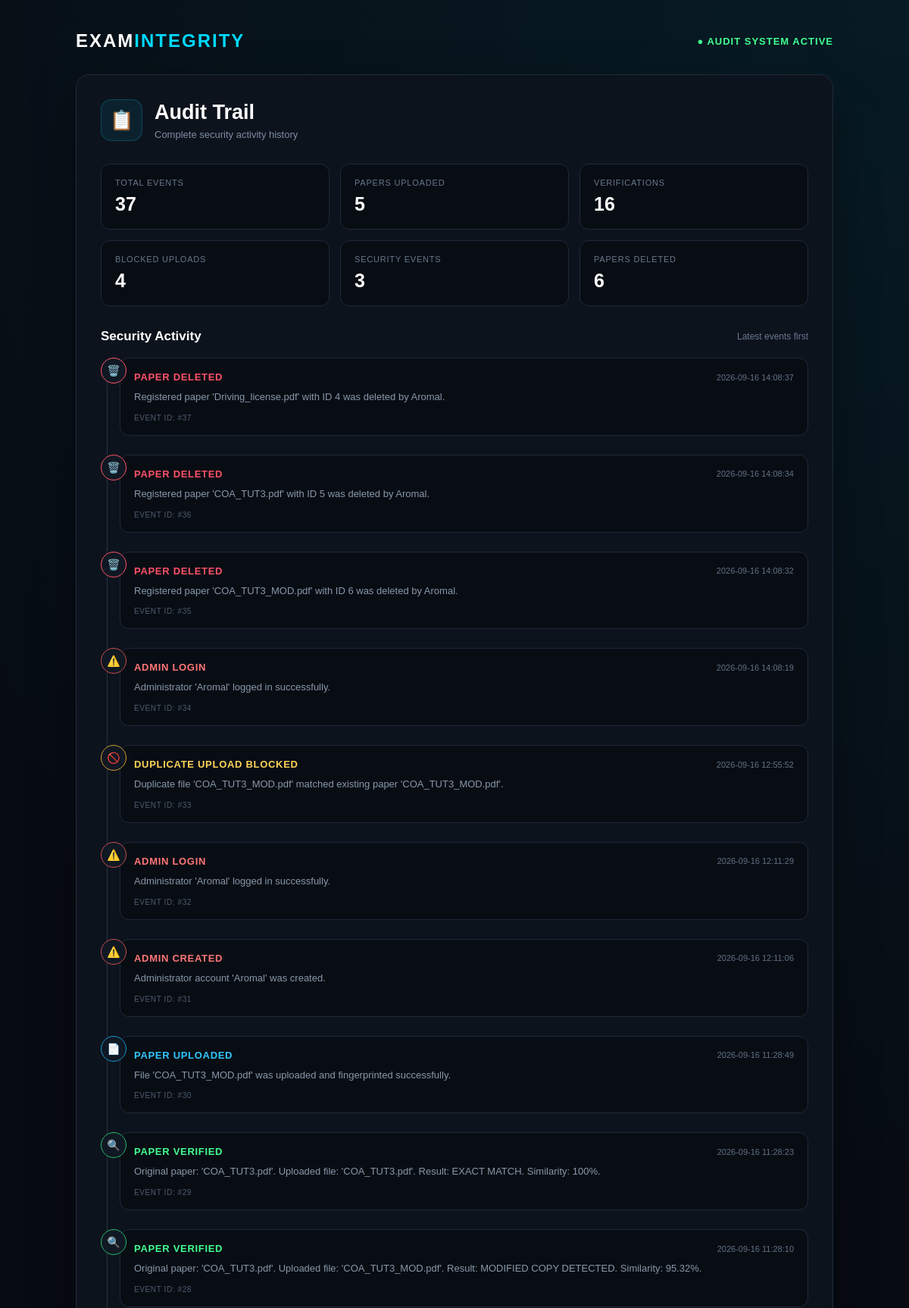
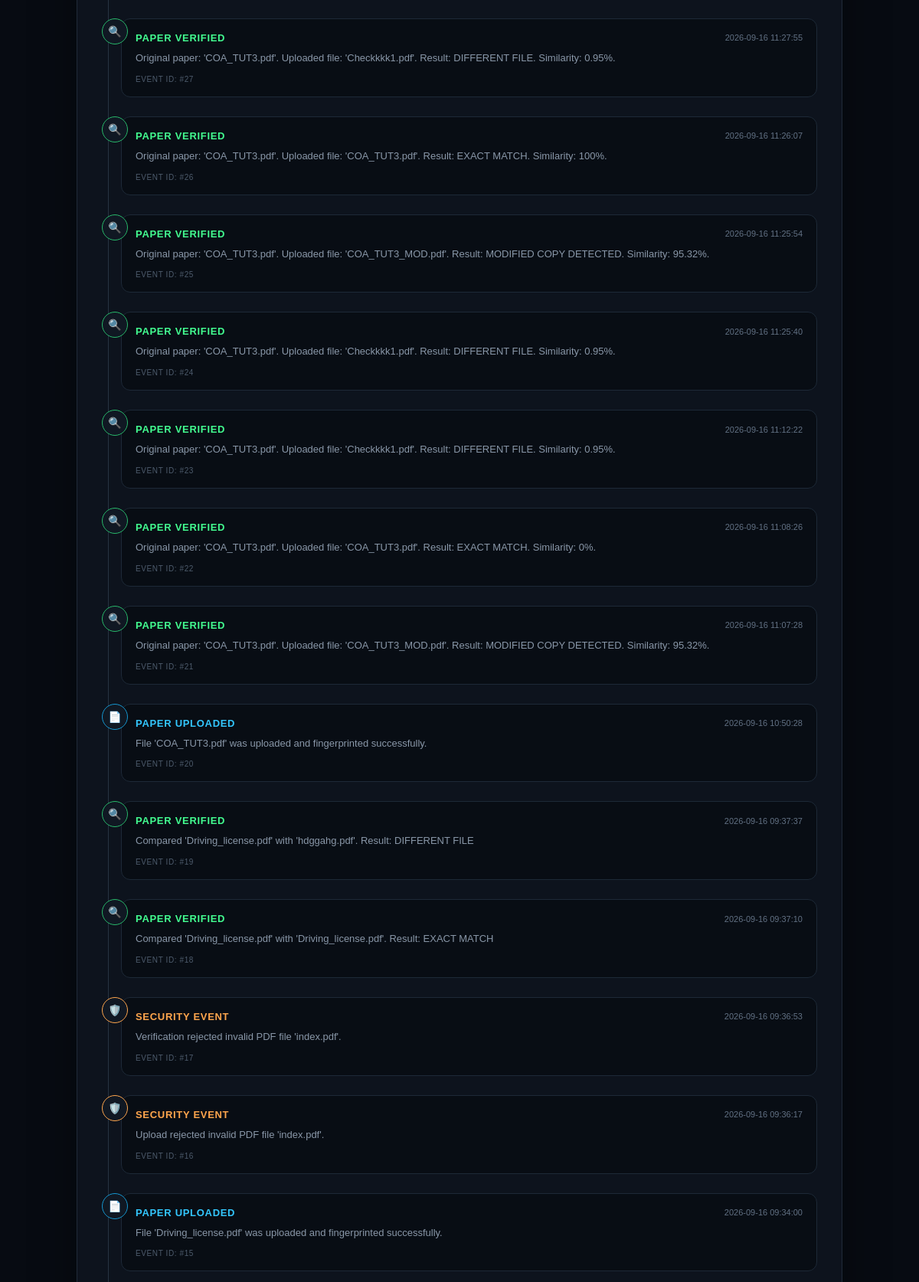
Page /audit-trail (upper part) on the committed database (2 pictures, top to bottom).
### tables this page shows
CREATE TABLE audit_logs (
            id INTEGER PRIMARY KEY AUTOINCREMENT,
            action TEXT NOT NULL,
            details TEXT NOT NULL,
            created_at TEXT NOT NULL
        );

### app.py (the view)
@app.route("/audit-trail")
def audit_trail():
    conn = get_db_connection()
    audit_logs = conn.execute(
        "SELECT * FROM audit_logs ORDER BY id DESC"
    ).fetchall()
    conn.close()
    return render_template(
        "audit_trail.html",
        audit_logs=audit_logs
    )

### app.py (called while the page is built)
def get_db_connection():
    conn = sqlite3.connect(DATABASE_FILE)
    conn.row_factory = sqlite3.Row
    return conn

### templates/audit_trail.html (shortened to what this page needs)
<!DOCTYPE html>
<html lang="en">
<head>
</head>
<body>
    <div class="page">
        <div class="container">
            <div class="top-header">
                <div class="brand">
                    EXAM<span>INTEGRITY</span>
                </div>
                <div class="status">
                    ● AUDIT SYSTEM ACTIVE
                </div>
            </div>
            <div class="main-card">
                <div class="title-section">
                    <div class="title-left">
                        <div class="audit-icon">
                            📋
                        </div>
                        <div class="title-text">
                            <h1>Audit Trail</h1>
                            <p>
                                Complete security activity history
                            </p>
                        </div>
                    </div>
                </div>
                <div class="summary-grid">
                    <div class="summary-card">
                        <div class="summary-label">
                            Total Events
                        </div>
                        <div class="summary-number">
                            {{ audit_logs|length }}
                        </div>
                    </div>
                    <div class="summary-card">
                        <div class="summary-label">
                            Papers Uploaded
                        </div>
                        <div class="summary-number">
                            {{ audit_logs
                               |selectattr("action", "equalto", "PAPER UPLOADED")
                               |list
                               |length }}
                        </div>
                    </div>
                    <div class="summary-card">
                        <div class="summary-label">
                            Verifications
                        </div>
                        <div class="summary-number">
                            {{ audit_logs
                               |selectattr("action", "equalto", "PAPER VERIFIED")
                               |list
                               |length }}
                        </div>
                    </div>
                    <div class="summary-card">
                        <div class="summary-label">
                            Blocked Uploads
                        </div>
                        <div class="summary-number">
                            {{ audit_logs
                               |selectattr("action", "equalto", "DUPLICATE UPLOAD BLOCKED")
                               |list
                               |length }}
                        </div>
                    </div>
                    <div class="summary-card">
                        <div class="summary-label">
                            Security Events
                        </div>
                        <div class="summary-number">
                            {{ audit_logs
                               |selectattr("action", "equalto", "SECURITY EVENT")
                               |list
                               |length }}
                        </div>
                    </div>
                    <div class="summary-card">
                        <div class="summary-label">
                            Papers Deleted
                        </div>
                        <div class="summary-number">
                            {{ audit_logs
                               |selectattr("action", "equalto", "PAPER DELETED")
                               |list
                               |length }}
                        </div>
                    </div>
                </div>
                <div class="activity-header">
                    <h2>Security Activity</h2>
                    <span>
                        Latest events first
                    </span>
                </div>
                {% if audit_logs %}
                <div class="timeline">
                    {% for log in audit_logs %}
                    {% if log["action"] == "PAPER UPLOADED" %}
                        <div class="audit-entry event-upload">
                            <div class="event-icon">📄</div>
                    {% elif log["action"] == "PAPER VERIFIED" %}
                        <div class="audit-entry event-verified">
                            <div class="event-icon">🔍</div>
                    {% elif log["action"] == "PAPER DELETED" %}
                        <div class="audit-entry event-deleted">
                            <div class="event-icon">🗑️</div>
                    {% elif log["action"] == "DUPLICATE UPLOAD BLOCKED" %}
                        <div class="audit-entry event-duplicate">
                            <div class="event-icon">🚫</div>
                    {% elif log["action"] == "SECURITY EVENT" %}
                        <div class="audit-entry event-security">
                            <div class="event-icon">🛡️</div>
                    {% else %}
                        <div class="audit-entry event-error">
                            <div class="event-icon">⚠️</div>
                    {% endif %}
                            <div class="event-card">
                                <div class="event-top">
                                    <div class="event-name">
                                        {{ log["action"] }}
                                    </div>
                                    <div class="event-time">
                                        {{ log["created_at"] }}
                                    </div>
                                </div>
                                <div class="event-details">
                                    {{ log["details"] }}
                                </div>
                                <div class="event-id">
                                    EVENT ID: #{{ log["id"] }}
                                </div>
                            </div>
                        </div>
                    {% endfor %}
                </div>
                {% endif %}
            </div>
        </div>
    </div>
</body>
</html>

### templates/audit_trail.html (style rules this page uses)
* { box-sizing: border-box; margin: 0; padding: 0; }
body { font-family: Arial, sans-serif; background: radial-gradient( circle at top right, rgba(0, 217, 255, 0.08), transparent 30% ), #070b12; color: #ffffff; min-height: 100vh; }
.page { width: 100%; min-height: 100vh; padding: 40px 20px; display: flex; justify-content: center; }
.container { width: 100%; max-width: 1000px; }
.top-header { display: flex; justify-content: space-between; align-items: center; margin-bottom: 30px; gap: 15px; flex-wrap: wrap; }
.brand { font-size: 24px; font-weight: bold; letter-spacing: 2px; }
.brand span { color: #00d9ff; }
.status { color: #43ff91; font-size: 13px; font-weight: bold; letter-spacing: 1px; }
.main-card { background: #0d131d; border: 1px solid #202b39; border-radius: 18px; padding: 32px; box-shadow: 0 20px 60px rgba(0, 0, 0, 0.35); }
.title-section { display: flex; justify-content: space-between; align-items: center; margin-bottom: 30px; }
.title-left { display: flex; align-items: center; gap: 16px; }
.audit-icon { width: 55px; height: 55px; display: flex; align-items: center; justify-content: center; border-radius: 14px; background: rgba(0, 217, 255, 0.08); border: 1px solid rgba(0, 217, 255, 0.22); font-size: 25px; }
.title-text h1 { font-size: 27px; margin-bottom: 6px; }
.title-text p { color: #7e8c9f; font-size: 13px; }
.summary-grid { display: grid; grid-template-columns: repeat(3, 1fr); gap: 14px; margin-bottom: 30px; }
.summary-card { background: #080d14; border: 1px solid #1d2937; border-radius: 12px; padding: 18px; }
.summary-label { color: #69788b; font-size: 11px; text-transform: uppercase; letter-spacing: 0.8px; margin-bottom: 8px; }
.summary-number { font-size: 25px; font-weight: bold; color: #ffffff; }
.activity-header { display: flex; justify-content: space-between; align-items: center; margin-bottom: 18px; gap: 15px; }
.activity-header h2 { font-size: 17px; }
.activity-header span { color: #69788b; font-size: 12px; }
.timeline { position: relative; padding-left: 25px; }
.timeline::before { content: ""; position: absolute; left: 8px; top: 5px; bottom: 5px; width: 1px; background: #263342; }
.audit-entry { position: relative; display: flex; gap: 16px; padding-bottom: 25px; }
.event-icon { position: absolute; left: -25px; top: 0; width: 34px; height: 34px; display: flex; align-items: center; justify-content: center; border-radius: 50%; background: #101823; border: 1px solid #334354; font-size: 14px; z-index: 2; }
.event-upload .event-icon { border-color: #1597d0; color: #33c7ff; }
.event-verified .event-icon { border-color: #28b86a; color: #43ff91; }
.event-duplicate .event-icon { border-color: #d39c2e; color: #ffd45a; }
.event-deleted .event-icon { border-color: #ff5269; color: #ff5269; }
.event-security .event-icon { border-color: #ffa64d; color: #ffa64d; }
.event-error .event-icon { border-color: #c84d4d; color: #ff7777; }
.event-card { width: 100%; background: #080d14; border: 1px solid #1d2937; border-radius: 12px; padding: 17px 18px; transition: 0.2s; }
.event-top { display: flex; justify-content: space-between; align-items: center; gap: 15px; margin-bottom: 9px; }
.event-name { font-size: 13px; font-weight: bold; letter-spacing: 0.7px; }
.event-upload .event-name { color: #33c7ff; }
.event-verified .event-name { color: #43ff91; }
.event-duplicate .event-name { color: #ffd45a; }
.event-deleted .event-name { color: #ff5269; }
.event-security .event-name { color: #ffa64d; }
.event-error .event-name { color: #ff7777; }
.event-time { color: #627184; font-size: 11px; white-space: nowrap; }
.event-details { color: #8997a8; font-size: 13px; line-height: 1.6; word-break: break-word; }
.event-id { margin-top: 11px; color: #4e5c6d; font-size: 10px; letter-spacing: 0.6px; }

### rows in the picture
audit_logs: action "PAPER DELETED", created_at "2026-09-16 14:08:37", details "Registered paper 'Driving_license.pdf' with ID 4 was deleted by Aromal.", id "37"
audit_logs: action "PAPER DELETED", created_at "2026-09-16 14:08:34", details "Registered paper 'COA_TUT3.pdf' with ID 5 was deleted by Aromal.", id "36"
audit_logs: action "PAPER DELETED", created_at "2026-09-16 14:08:32", details "Registered paper 'COA_TUT3_MOD.pdf' with ID 6 was deleted by Aromal.", id "35"
audit_logs: action "ADMIN LOGIN", created_at "2026-09-16 14:08:19", details "Administrator 'Aromal' logged in successfully.", id "34"
audit_logs: action "DUPLICATE UPLOAD BLOCKED", created_at "2026-09-16 12:55:52", details "Duplicate file 'COA_TUT3_MOD.pdf' matched existing paper 'COA_TUT3_MOD.pdf'.", id "33"
audit_logs: action "ADMIN LOGIN", created_at "2026-09-16 12:11:29", details "Administrator 'Aromal' logged in successfully.", id "32"
audit_logs: action "ADMIN CREATED", created_at "2026-09-16 12:11:06", details "Administrator account 'Aromal' was created.", id "31"
audit_logs: action "PAPER UPLOADED", created_at "2026-09-16 11:28:49", details "File 'COA_TUT3_MOD.pdf' was uploaded and fingerprinted successfully.", id "30"
audit_logs: action "PAPER VERIFIED", created_at "2026-09-16 11:28:23", details "Original paper: 'COA_TUT3.pdf'. Uploaded file: 'COA_TUT3.pdf'. Result: EXACT MATCH. Similarity: 100%.", id "29"
audit_logs: action "PAPER VERIFIED", created_at "2026-09-16 11:28:10", details "Original paper: 'COA_TUT3.pdf'. Uploaded file: 'COA_TUT3_MOD.pdf'. Result: MODIFIED COPY DETECTED. Similarity: 95.32%.", id "28"
audit_logs: action "PAPER VERIFIED", created_at "2026-09-16 11:27:55", details "Original paper: 'COA_TUT3.pdf'. Uploaded file: 'Checkkkk1.pdf'. Result: DIFFERENT FILE. Similarity: 0.95%.", id "27"
audit_logs: action "PAPER VERIFIED", created_at "2026-09-16 11:26:07", details "Original paper: 'COA_TUT3.pdf'. Uploaded file: 'COA_TUT3.pdf'. Result: EXACT MATCH. Similarity: 100%.", id "26"
audit_logs: action "PAPER VERIFIED", created_at "2026-09-16 11:25:54", details "Original paper: 'COA_TUT3.pdf'. Uploaded file: 'COA_TUT3_MOD.pdf'. Result: MODIFIED COPY DETECTED. Similarity: 95.32%.", id "25"
audit_logs: action "PAPER VERIFIED", created_at "2026-09-16 11:25:40", details "Original paper: 'COA_TUT3.pdf'. Uploaded file: 'Checkkkk1.pdf'. Result: DIFFERENT FILE. Similarity: 0.95%.", id "24"
audit_logs: action "PAPER VERIFIED", created_at "2026-09-16 11:12:22", details "Original paper: 'COA_TUT3.pdf'. Uploaded file: 'Checkkkk1.pdf'. Result: DIFFERENT FILE. Similarity: 0.95%.", id "23"
audit_logs: action "PAPER VERIFIED", created_at "2026-09-16 11:08:26", details "Original paper: 'COA_TUT3.pdf'. Uploaded file: 'COA_TUT3.pdf'. Result: EXACT MATCH. Similarity: 0%.", id "22"
audit_logs: action "PAPER VERIFIED", created_at "2026-09-16 11:07:28", details "Original paper: 'COA_TUT3.pdf'. Uploaded file: 'COA_TUT3_MOD.pdf'. Result: MODIFIED COPY DETECTED. Similarity: 95.32%.", id "21"
audit_logs: action "PAPER UPLOADED", created_at "2026-09-16 10:50:28", details "File 'COA_TUT3.pdf' was uploaded and fingerprinted successfully.", id "20"
audit_logs: action "PAPER VERIFIED", created_at "2026-09-16 09:37:37", details "Compared 'Driving_license.pdf' with 'hdggahg.pdf'. Result: DIFFERENT FILE", id "19"
audit_logs: action "PAPER VERIFIED", created_at "2026-09-16 09:37:10", details "Compared 'Driving_license.pdf' with 'Driving_license.pdf'. Result: EXACT MATCH", id "18"
audit_logs: action "SECURITY EVENT", created_at "2026-09-16 09:36:53", details "Verification rejected invalid PDF file 'index.pdf'.", id "17"
audit_logs: action "SECURITY EVENT", created_at "2026-09-16 09:36:17", details "Upload rejected invalid PDF file 'index.pdf'.", id "16"
audit_logs: action "PAPER UPLOADED", created_at "2026-09-16 09:34:00", details "File 'Driving_license.pdf' was uploaded and fingerprinted successfully.", id "15"

### other values in the picture
{{ audit_logs|length }} "37"
